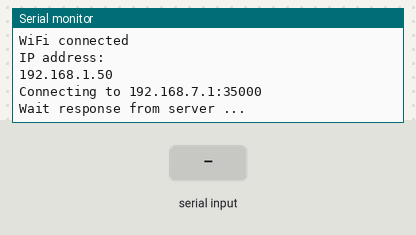
A sketch run on a simulated ESP8266 (NodeMCU). Parts: the last lines printed to the serial monitor. The test bench sets the inputs (shaded band). WiFi joins after 1.5 s; servers stay silent unless stated.

Above: at 3.2 s.
3.3 s: "quit!" received over Serial
At 3.8 s:
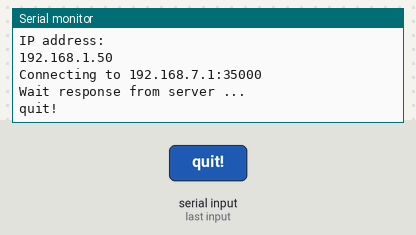
4.8 s: "1" received over Serial
At 6.1 s:
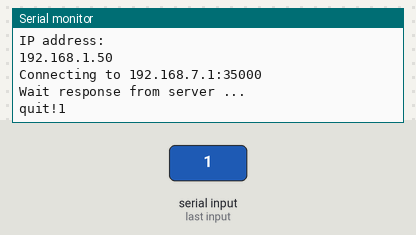

Measured:
- after the input at 3.3 s, the serial monitor: prints a new line at once (image 1)
- after the input at 4.8 s, the serial monitor: prints a new line at once (image 2)

The sketch:

arduinoClient.ino
```cpp
/* Basic communication between arduino (esp8266 board) and raspberry pi
 * Author: Ivan Moreno
 *	May 2020
 */
#include <ESP8266WiFi.h>
#include <ESP8266WiFiMulti.h>

const char* ssid     = "rpi-hotspot";
const char* password = "rasp-p@s2w0rd";

const char* host = "192.168.7.1";
const uint16_t port = 35000;

ESP8266WiFiMulti WiFiMulti;

void setup() {
  Serial.begin(115200);
  while (!Serial); // Wait serial

  // We start by connecting to a WiFi network
  WiFi.mode(WIFI_STA);
  WiFiMulti.addAP(ssid, password);

  Serial.println();
  Serial.println();
  Serial.print("Wait for WiFi... ");

  while (WiFiMulti.run() != WL_CONNECTED) {
    Serial.print(".");
    delay(500);
  }

  Serial.println("");
  Serial.println("WiFi connected");
  Serial.println("IP address: ");
  Serial.println(WiFi.localIP());

  delay(500);
}


void loop() {
  Serial.print("Connecting to ");
  Serial.print(host);
  Serial.print(':');
  Serial.println(port);

  // Use WiFiClient class to create TCP connections
  WiFiClient client;

  if (!client.connect(host, port)) {
    Serial.println("Connection failed");
    Serial.println("Wait 5 sec...");
    delay(5000);
    return;
  }

  // This will send the request to the server
  client.print("Init connection from ESP8266");
  Serial.println("Wait response from server ...");

  String serialBuff, clientBuff;

   while (true) {

    while (client.available()) {
      clientBuff += String((char)client.read());
    }
    while (Serial.available()) {
      char auxc = Serial.read();
      Serial.write(auxc);
      serialBuff += String(auxc);
    }

    if (clientBuff.length() > 0 ) {
      if (clientBuff.indexOf("quit!") >= 0)
	break;

      Serial.println("Server response: " + clientBuff);
      Serial.print("You response -> ");
      clientBuff = "";
    }
    if (serialBuff.endsWith("\r")) {
      client.print(serialBuff);
      Serial.println();
      serialBuff = "";
    }
  }

  Serial.println("\nClose connection...");
  client.stop();

  Serial.println("Wait 5 sec...");
  delay(5000);
}
```
